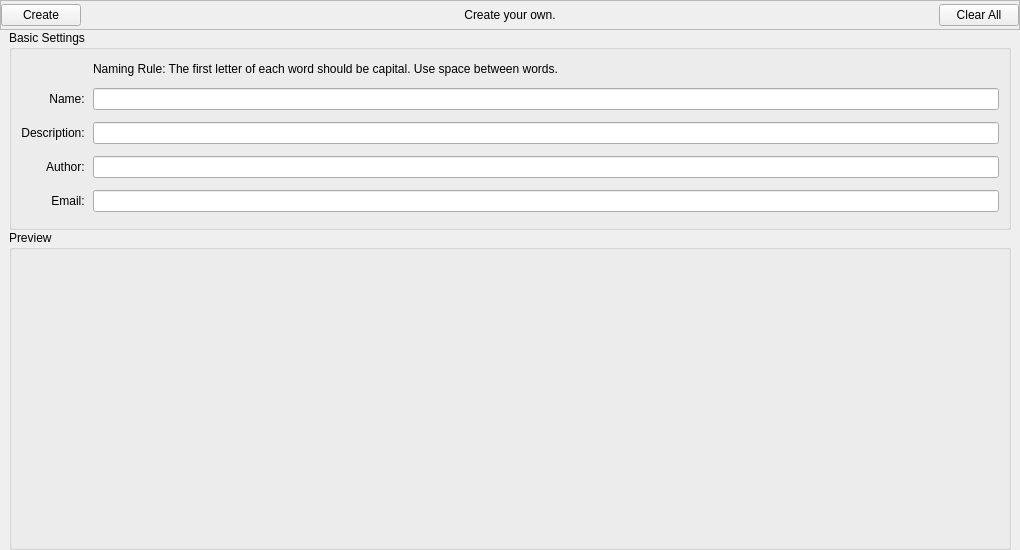
<?xml version="1.0" encoding="UTF-8"?>
<ui version="4.0">
 <class>Form</class>
 <widget class="QWidget" name="Form">
  <property name="geometry">
   <rect>
    <x>0</x>
    <y>0</y>
    <width>1020</width>
    <height>550</height>
   </rect>
  </property>
  <property name="sizePolicy">
   <sizepolicy hsizetype="Preferred" vsizetype="Preferred">
    <horstretch>1</horstretch>
    <verstretch>1</verstretch>
   </sizepolicy>
  </property>
  <property name="minimumSize">
   <size>
    <width>0</width>
    <height>0</height>
   </size>
  </property>
  <property name="cursor">
   <cursorShape>ArrowCursor</cursorShape>
  </property>
  <property name="focusPolicy">
   <enum>Qt::StrongFocus</enum>
  </property>
  <property name="contextMenuPolicy">
   <enum>Qt::ActionsContextMenu</enum>
  </property>
  <property name="acceptDrops">
   <bool>true</bool>
  </property>
  <property name="windowTitle">
   <string>Form</string>
  </property>
  <property name="autoFillBackground">
   <bool>true</bool>
  </property>
  <layout class="QGridLayout" name="maingrid">
   <property name="sizeConstraint">
    <enum>QLayout::SetNoConstraint</enum>
   </property>
   <property name="leftMargin">
    <number>0</number>
   </property>
   <property name="topMargin">
    <number>0</number>
   </property>
   <property name="rightMargin">
    <number>0</number>
   </property>
   <property name="bottomMargin">
    <number>0</number>
   </property>
   <property name="spacing">
    <number>0</number>
   </property>
   <item row="0" column="0" colspan="2">
    <widget class="QFrame" name="frame">
     <property name="sizePolicy">
      <sizepolicy hsizetype="Preferred" vsizetype="Fixed">
       <horstretch>1</horstretch>
       <verstretch>0</verstretch>
      </sizepolicy>
     </property>
     <property name="minimumSize">
      <size>
       <width>1000</width>
       <height>30</height>
      </size>
     </property>
     <property name="maximumSize">
      <size>
       <width>16777215</width>
       <height>30</height>
      </size>
     </property>
     <property name="frameShape">
      <enum>QFrame::StyledPanel</enum>
     </property>
     <property name="frameShadow">
      <enum>QFrame::Raised</enum>
     </property>
     <layout class="QHBoxLayout" name="toolbarlayout">
      <property name="spacing">
       <number>3</number>
      </property>
      <property name="leftMargin">
       <number>0</number>
      </property>
      <property name="topMargin">
       <number>0</number>
      </property>
      <property name="rightMargin">
       <number>0</number>
      </property>
      <property name="bottomMargin">
       <number>0</number>
      </property>
      <item>
       <widget class="QPushButton" name="buttoncreate">
        <property name="minimumSize">
         <size>
          <width>0</width>
          <height>0</height>
         </size>
        </property>
        <property name="maximumSize">
         <size>
          <width>16777215</width>
          <height>16777215</height>
         </size>
        </property>
        <property name="toolTip">
         <string>&lt;html&gt;&lt;head/&gt;&lt;body&gt;&lt;p&gt;Save the measurement result to file.&lt;/p&gt;&lt;/body&gt;&lt;/html&gt;</string>
        </property>
        <property name="text">
         <string>Create</string>
        </property>
       </widget>
      </item>
      <item>
       <widget class="QLabel" name="filepath">
        <property name="sizePolicy">
         <sizepolicy hsizetype="MinimumExpanding" vsizetype="Fixed">
          <horstretch>1</horstretch>
          <verstretch>0</verstretch>
         </sizepolicy>
        </property>
        <property name="minimumSize">
         <size>
          <width>70</width>
          <height>0</height>
         </size>
        </property>
        <property name="maximumSize">
         <size>
          <width>16777215</width>
          <height>30</height>
         </size>
        </property>
        <property name="text">
         <string>Create your own.</string>
        </property>
        <property name="alignment">
         <set>Qt::AlignCenter</set>
        </property>
       </widget>
      </item>
      <item>
       <widget class="QPushButton" name="buttonclear">
        <property name="minimumSize">
         <size>
          <width>0</width>
          <height>0</height>
         </size>
        </property>
        <property name="maximumSize">
         <size>
          <width>16777215</width>
          <height>16777215</height>
         </size>
        </property>
        <property name="toolTip">
         <string>&lt;html&gt;&lt;head/&gt;&lt;body&gt;&lt;p&gt;Clear all data including graphs and settings.&lt;/p&gt;&lt;/body&gt;&lt;/html&gt;</string>
        </property>
        <property name="text">
         <string>Clear All</string>
        </property>
       </widget>
      </item>
     </layout>
    </widget>
   </item>
   <item row="1" column="0" colspan="2">
    <widget class="QFrame" name="mainframe">
     <property name="frameShape">
      <enum>QFrame::NoFrame</enum>
     </property>
     <property name="frameShadow">
      <enum>QFrame::Raised</enum>
     </property>
     <layout class="QGridLayout" name="gridLayout">
      <property name="leftMargin">
       <number>0</number>
      </property>
      <property name="topMargin">
       <number>0</number>
      </property>
      <property name="rightMargin">
       <number>0</number>
      </property>
      <property name="bottomMargin">
       <number>0</number>
      </property>
      <property name="spacing">
       <number>0</number>
      </property>
      <item row="0" column="0">
       <widget class="QFrame" name="frame_2">
        <property name="sizePolicy">
         <sizepolicy hsizetype="Preferred" vsizetype="Minimum">
          <horstretch>0</horstretch>
          <verstretch>0</verstretch>
         </sizepolicy>
        </property>
        <property name="minimumSize">
         <size>
          <width>0</width>
          <height>100</height>
         </size>
        </property>
        <property name="maximumSize">
         <size>
          <width>16777215</width>
          <height>200</height>
         </size>
        </property>
        <property name="frameShape">
         <enum>QFrame::NoFrame</enum>
        </property>
        <property name="frameShadow">
         <enum>QFrame::Raised</enum>
        </property>
        <layout class="QGridLayout" name="gridLayout_2">
         <property name="topMargin">
          <number>0</number>
         </property>
         <property name="bottomMargin">
          <number>0</number>
         </property>
         <item row="0" column="0">
          <widget class="QGroupBox" name="groupBox">
           <property name="maximumSize">
            <size>
             <width>16777215</width>
             <height>200</height>
            </size>
           </property>
           <property name="title">
            <string>Basic Settings</string>
           </property>
           <layout class="QGridLayout" name="gridLayout_4">
            <property name="topMargin">
             <number>0</number>
            </property>
            <property name="bottomMargin">
             <number>0</number>
            </property>
            <property name="horizontalSpacing">
             <number>5</number>
            </property>
            <property name="verticalSpacing">
             <number>0</number>
            </property>
            <item row="3" column="0">
             <widget class="QLabel" name="label_3">
              <property name="text">
               <string>Author: </string>
              </property>
              <property name="alignment">
               <set>Qt::AlignRight|Qt::AlignTrailing|Qt::AlignVCenter</set>
              </property>
             </widget>
            </item>
            <item row="4" column="0">
             <widget class="QLabel" name="label_4">
              <property name="text">
               <string>Email: </string>
              </property>
              <property name="alignment">
               <set>Qt::AlignRight|Qt::AlignTrailing|Qt::AlignVCenter</set>
              </property>
             </widget>
            </item>
            <item row="2" column="1">
             <widget class="QLineEdit" name="lb_des"/>
            </item>
            <item row="2" column="0">
             <widget class="QLabel" name="label_2">
              <property name="text">
               <string>Description: </string>
              </property>
              <property name="alignment">
               <set>Qt::AlignRight|Qt::AlignTrailing|Qt::AlignVCenter</set>
              </property>
             </widget>
            </item>
            <item row="1" column="1">
             <widget class="QLineEdit" name="lb_name"/>
            </item>
            <item row="1" column="0">
             <widget class="QLabel" name="label">
              <property name="text">
               <string>Name: </string>
              </property>
              <property name="alignment">
               <set>Qt::AlignRight|Qt::AlignTrailing|Qt::AlignVCenter</set>
              </property>
             </widget>
            </item>
            <item row="3" column="1">
             <widget class="QLineEdit" name="lb_author"/>
            </item>
            <item row="0" column="1">
             <widget class="QLabel" name="label_5">
              <property name="sizePolicy">
               <sizepolicy hsizetype="Preferred" vsizetype="Fixed">
                <horstretch>0</horstretch>
                <verstretch>0</verstretch>
               </sizepolicy>
              </property>
              <property name="text">
               <string>Naming Rule: The first letter of each word should be capital. Use space between words. </string>
              </property>
             </widget>
            </item>
            <item row="4" column="1">
             <widget class="QLineEdit" name="lb_email"/>
            </item>
           </layout>
          </widget>
         </item>
        </layout>
       </widget>
      </item>
      <item row="1" column="0">
       <widget class="QFrame" name="frame_3">
        <property name="frameShape">
         <enum>QFrame::NoFrame</enum>
        </property>
        <property name="frameShadow">
         <enum>QFrame::Raised</enum>
        </property>
        <layout class="QGridLayout" name="gridLayout_3">
         <property name="topMargin">
          <number>0</number>
         </property>
         <property name="bottomMargin">
          <number>0</number>
         </property>
         <property name="verticalSpacing">
          <number>0</number>
         </property>
         <item row="0" column="0" colspan="2">
          <widget class="QGroupBox" name="groupBox_2">
           <property name="title">
            <string>Preview</string>
           </property>
           <layout class="QGridLayout" name="gridLayout_5">
            <item row="0" column="0">
             <widget class="QLabel" name="lb1">
              <property name="text">
               <string/>
              </property>
              <property name="alignment">
               <set>Qt::AlignCenter</set>
              </property>
             </widget>
            </item>
            <item row="0" column="1">
             <widget class="QLabel" name="lb2">
              <property name="text">
               <string/>
              </property>
              <property name="alignment">
               <set>Qt::AlignCenter</set>
              </property>
             </widget>
            </item>
           </layout>
          </widget>
         </item>
        </layout>
       </widget>
      </item>
     </layout>
    </widget>
   </item>
  </layout>
 </widget>
 <tabstops>
  <tabstop>buttoncreate</tabstop>
  <tabstop>buttonclear</tabstop>
  <tabstop>lb_name</tabstop>
  <tabstop>lb_des</tabstop>
  <tabstop>lb_author</tabstop>
  <tabstop>lb_email</tabstop>
 </tabstops>
 <resources/>
 <connections/>
</ui>
